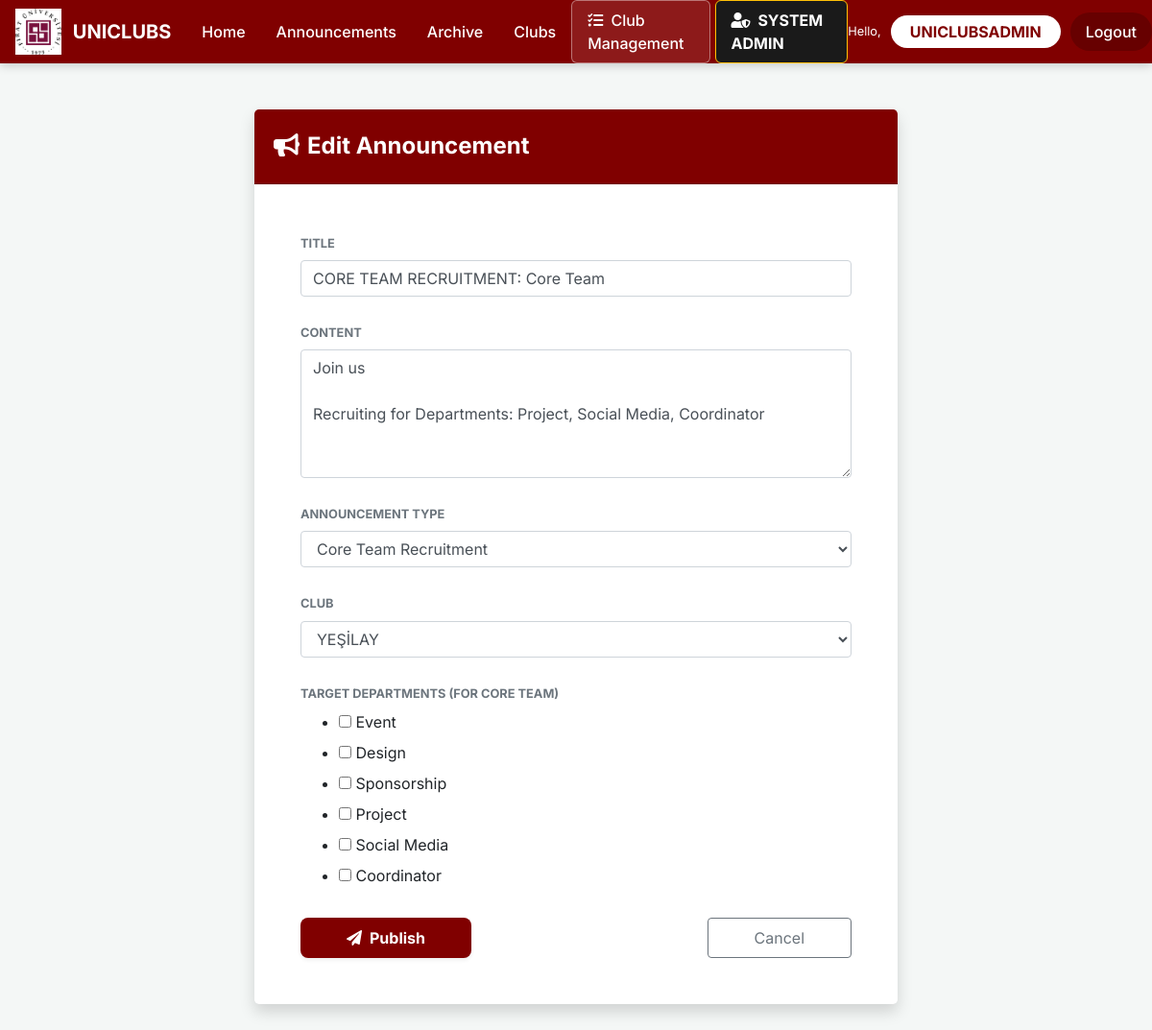
The page /announcements/4/edit/ (signed in) on the database its author committed.
### app/models.py (models this page shows, shortened)
class Announcement(models.Model): # General or targeted broadcast messages for users | Kullanıcılar için genel veya hedefli duyuru mesajları
    TYPE_CHOICES = [
        ('school', 'School'),
        ('club', 'Club'),
        ('general', 'General'),
        ('core_team', 'Core Team Recruitment'),
    ]
    title = models.CharField(max_length=200)
    content = models.TextField()
    announcement_type = models.CharField(max_length=20, choices=TYPE_CHOICES, default='general')
    club = models.ForeignKey(Club, on_delete=models.SET_NULL, null=True, blank=True, related_name='announcements')
    is_core_team = models.BooleanField(default=False)
    is_published = models.BooleanField(default=True)
    published_at = models.DateTimeField(default=timezone.now)
    class Meta:
        ordering = ['-published_at']

### app/views.py (the view)
# urls.py: path('announcements/<int:pk>/edit/', views.announcement_edit, name='announcement_edit'),
def announcement_edit(request, pk):
    is_system_admin = request.user.username == 'UNICLUBSADMIN'
    is_club_admin = hasattr(request.user, 'managed_club')
    ann = get_object_or_404(Announcement, pk=pk)
    if not is_system_admin and (not is_club_admin or request.user.managed_club != ann.club):
        django_messages.error(request, "You do not have permission to edit this announcement.")
        return redirect('home')
    if request.method == 'POST':
        form = AnnouncementForm(request.POST, instance=ann)
        if form.is_valid():
            form.save()
            django_messages.success(request, 'Announcement updated!')
            return redirect('announcements')
    else:
        form = AnnouncementForm(instance=ann)
    return render(request, 'app/announcement_form.html', {'form': form, 'title': 'Edit Announcement', 'announcement': ann})

### app/models.py (called while the page is built)
    def __str__(self):
        return self.name

### app/templates/app/announcement_form.html (shortened to what this page needs)
{% extends "app/layout.html" %}
{% block content %}
<div class="container" style="max-width:700px;">
    <div class="card border-0 shadow rounded-lg overflow-hidden mt-4">
        <div class="card-header py-4" style="background-color:#800000;">
            <h4 class="text-white font-weight-bold mb-0"><i class="fas fa-bullhorn mr-2"></i>{{ title }}</h4>
        </div>
        <div class="card-body p-5">
            <form method="post">
                {% for field in form %}
                <div class="form-group mb-4">
                    <label class="font-weight-bold small text-uppercase text-muted">{{ field.label }}</label>
                    {{ field }}
                </div>
                {% endfor %}
                <div class="d-flex justify-content-between mt-4">
                    <button type="submit" class="btn btn-maroon px-5 py-2 shadow-sm font-weight-bold">
                        <i class="fas fa-paper-plane mr-2"></i>Publish
                    </button>
                    <a href="{% url 'announcements' %}" class="btn btn-outline-secondary px-5 py-2">Cancel</a>
                </div>
            </form>
        </div>
    </div>
</div>
{% endblock %}

### app/templates/app/layout.html (shortened to what this page needs)
{% load static %}
<!DOCTYPE html>
<html lang="en">
<head>
    <link rel="stylesheet" href="https://stackpath.bootstrapcdn.com/bootstrap/4.5.2/css/bootstrap.min.css" />
    <link rel="stylesheet" href="https://cdnjs.cloudflare.com/ajax/libs/font-awesome/5.15.3/css/all.min.css" />
</head>
<body>
    <nav class="navbar navbar-expand-lg navbar-custom sticky-top p-0">
        <div class="container-fluid p-0">
            <a class="navbar-brand text-white font-weight-bold d-flex align-items-center ml-3" href="{% url 'home' %}">
                <img src="{% static 'app/content/fu_logo_final_v4.png' %}" alt="FU Logo" style="height: 48px; width: auto; margin-right: 12px;">
                UNICLUBS
            </a>
            <div class="collapse navbar-collapse" id="navbarNav">
                <ul class="navbar-nav mr-auto">
                    <li class="nav-item"><a class="nav-link" href="{% url 'home' %}">Home</a></li>
                    <li class="nav-item"><a class="nav-link" href="{% url 'announcements' %}">Announcements</a></li>
                    <li class="nav-item"><a class="nav-link" href="{% url 'event_archive' %}">Archive</a></li>
                    <li class="nav-item"><a class="nav-link" href="{% url 'club_list' %}">Clubs</a></li>
                </ul>
                <ul class="navbar-nav ml-auto align-items-center">
                    {% if user.is_authenticated %}
                        {% if user.username == 'UNICLUBSADMIN' or user.managed_club %}
                            <li class="nav-item">
                                <a class="nav-link nav-club-admin" href="{% url 'club_admin' %}">
                                    <i class="fas fa-tasks mr-1"></i> Club Management
                                </a>
                            </li>
                        {% endif %}
                        {% if user.username == 'UNICLUBSADMIN' %}
                            <li class="nav-item">
                                <a class="nav-link nav-system-admin" href="{% url 'system_admin' %}">
                                    <i class="fas fa-user-shield mr-1"></i> SYSTEM ADMIN
                                </a>
                            </li>
                        {% endif %}
                        <li class="nav-item d-flex align-items-center">
                            <span class="text-white small">Hello,</span>
                        </li>
                        <li class="nav-item">
                            <a class="nav-link btn-student" href="{% url 'dashboard' %}">{{ user.username }}</a>
                        </li>
                        <li class="nav-item">
                            <a class="nav-link btn-logout" href="{% url 'logout' %}">Logout</a>
                        </li>
                    {% else %}
                        <li class="nav-item">
                            <a class="nav-link btn-login" href="{% url 'login' %}">Login</a>
                        </li>
                    {% endif %}
                </ul>
            </div>
        </div>
    </nav>
    <div class="container-fluid py-4">
        {% block content %}{% endblock %}
    </div>
</body>
</html>

### app/templates/app/layout.html (style rules this page uses)
:root { --maroon: #800000; --maroon-dark: #600000; --maroon-light: #fceceb; --soft-bg: #f4f7f6; }
body { background-color: var(--soft-bg); font-family: 'Inter', 'Segoe UI', sans-serif; padding-bottom: 60px; }
.navbar-custom { background-color: var(--maroon); box-shadow: 0 2px 10px rgba(0,0,0,0.2); }
.navbar-custom .nav-link { color: white !important; font-weight: 500; padding: 0.5rem 1rem !important; transition: 0.3s; }
.nav-club-admin { border: 1px solid rgba(255,255,255,0.4); border-radius: 6px; margin-right: 5px; background-color: rgba(255,255,255,0.1); }
.nav-system-admin { background-color: #1a1a1a !important; border-radius: 6px; color: #ffc107 !important; font-weight: bold !important; border: 1px solid #ffc107; }
.navbar-custom .nav-link.btn-student { background-color: white !important; color: #800000 !important; font-weight: bold !important; border-radius: 20px; padding: 5px 20px !important; margin-left: 10px; }
.btn-logout { background-color: rgba(0, 0, 0, 0.2); color: white !important; border-radius: 20px; padding: 5px 20px !important; margin-left: 10px; font-weight: 500; }
.btn-maroon { background-color: var(--maroon); color: white !important; border: none; border-radius: 8px; font-weight: 600; transition: 0.25s; }

### app/templates/app/announcement_form.html (style rules this page uses)
.btn-maroon { background-color: #800000; color: white !important; border: none; border-radius: 8px; transition: 0.3s; }

### rows shown on the page
Announcement: form "CORE TEAM RECRUITMENT: Core Team" "Join us Recruiting for Departments: Project, Social Media, Coordinator" "Core Team Recruitment" "YEŞİLAY"

### other values the page prints
{{ user.username }} "UNICLUBSADMIN"
{{ title }} "Edit Announcement"
{{ field.label }} "TITLE" "CONTENT" "ANNOUNCEMENT TYPE" "CLUB" "TARGET DEPARTMENTS (FOR CORE TEAM)"
